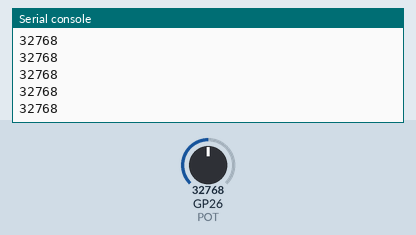
This program was run on a simulated Raspberry Pi Pico running MicroPython. Shown: the last lines printed to the serial console. Inputs (shaded band) come from the test bench; at power-on: GP26 (POT) = 32768 (analog values on the 0–65535 scale).

Above: at 1.2 s.
1.3 s: GP26 (POT) set to 45874
At 1.31 s:
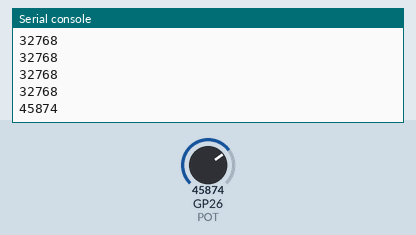
2.8 s: GP26 (POT) set to 57670
At 2.81 s:
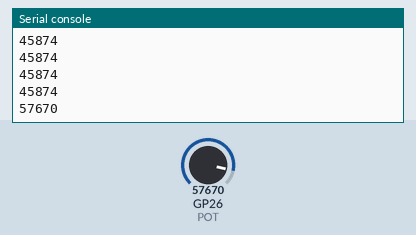
Timing chart, 0 to 5.8 s (numbered marks = the images above; inputs shaded):
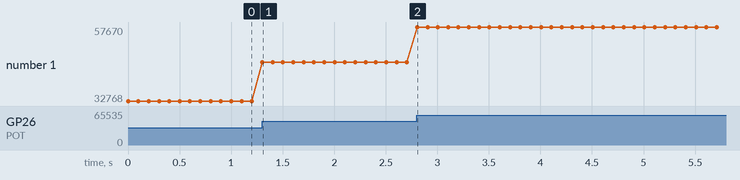

The program:

Using_ADC.py
```python
#Reading Analaog values on the Raspberry Pi PICO
#Read and display analog value generated with a potentiometer
'''
PICO has a ADC channels
    PIN31 = GP26 = ADC0
    PIN32 = GP27 = ADC1
    PIN38 = GP28 = ADC2
    Internal Temp Sensore = ADC3

    ADC is 12 bit resolution internal to the RP2040 meaning a range of 0 ~ 4095
    ADC value from Micropython is 16 bits meaning a range of 0 ~ 65535
    Micropython maps the 12 bit range to 16 bits for ease of use on various micros

    10k LINEAR taper pots provide good results
    (Log or Audio pots output a 'curve' range as opposed to linear range)

    connect 3.3V out to one of the end terminals
    connect GND  other end terminal
    connect Wiper (middle terminal) to pin 31/ADC0
'''

import machine
import utime

POT = machine.ADC(0)  #setup analog reading on ADC 0
while True:
    A_Val = POT.read_u16()
    print(A_Val)
    utime.sleep(.1)


    
```

Measured:
- after the input at 1.3 s, the serial console: prints a new line at once (image 1)
- after the input at 2.8 s, the serial console: prints a new line at once (image 2)
- plotted number 1: 32768 → 45874 after the input at 1.3 s, 45874 → 57670 after the input at 2.8 s
